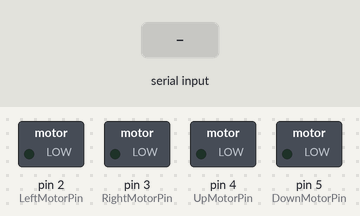
A sketch run on a simulated Arduino Uno, built with avr-gcc and run on an emulated ATmega328P. On the bench: switched loads named in the sketch (green lamp = pin HIGH). Inputs (shaded band) come from the test bench.

Above: at 1.2 s.
1.3 s: "a" received over Serial
At 1.6 s:
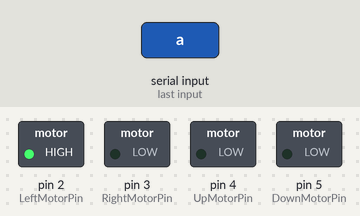
2.8 s: "s" received over Serial
At 4.0 s:
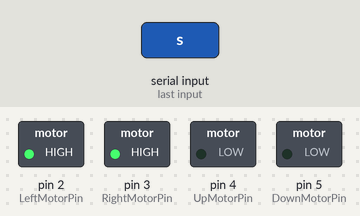
4.3 s: "w" received over Serial
At 5.1 s:
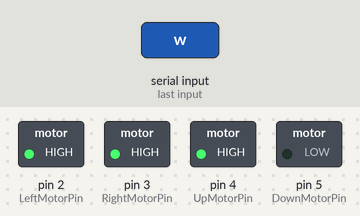
5.8 s: "z" received over Serial
At 6.3 s:
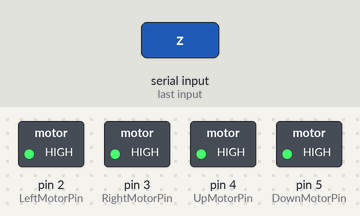
7.3 s: "a" received over Serial
At 8.5 s:
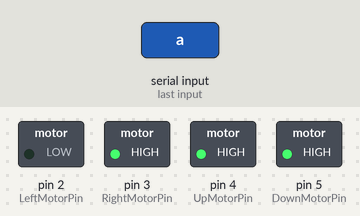
8.8 s: "1" received over Serial
At 9.8 s:
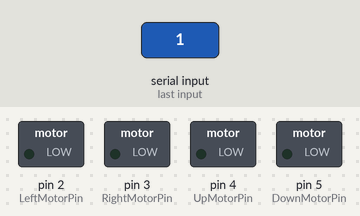
Timing chart, 0 to 11.3 s (numbered marks = the images above; inputs shaded):
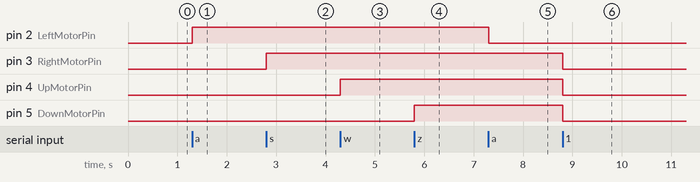

Measured:
- after the input at 1.3 s, pin 2 (LeftMotorPin): LOW → HIGH at once
- after the input at 2.8 s, pin 3 (RightMotorPin): LOW → HIGH at once
- after the input at 4.3 s, pin 4 (UpMotorPin): LOW → HIGH at once
- after the input at 5.8 s, pin 5 (DownMotorPin): LOW → HIGH at once
- after the input at 7.3 s, pin 2 (LeftMotorPin): HIGH → LOW at once
- after the input at 8.8 s, pin 3 (RightMotorPin), pin 4 (UpMotorPin), pin 5 (DownMotorPin): HIGH → LOW at once

The sketch:

sc_cnt_v01.ino
```cpp
/*
 Scanner Control
 Date: 04/16/2014

 This will read a key from the keyboard and echo it
 */

/*
  Switch statement  with serial input

 Demonstrates the use of a switch statement.  The switch
 statement allows you to choose from among a set of discrete values
 of a variable.  It's like a series of if statements.

 To see this sketch in action, open the Serial monitor and send any character.
 The characters a, b, c, d, and e, will turn on LEDs.  Any other character will turn
 the LEDs off.

 The circuit:
 * 5 LEDs attached to digital pins 2 through 6 through 220-ohm resistors

 created 1 Jul 2009
 by Tom Igoe

 */

// pin Assignment
const int LeftMotorPin=2;
const int RightMotorPin=3;
const int UpMotorPin=4;
const int DownMotorPin=5;


const int MotorPinList[]={
  LeftMotorPin,RightMotorPin,UpMotorPin,DownMotorPin};

// States of motors initially
int LeftMotorState=LOW;
int RightMotorState=LOW;
int UpMotorState=LOW;
int DownMotorState=LOW;


void setup() {
  // initialize serial communication:
  Serial.begin(9600);
  // initialize the LED pins:
  for (int motorIndex = 0; motorIndex <4 ; motorIndex++) {
    pinMode(MotorPinList[motorIndex], OUTPUT);
  }
  // turn all the Motors off intially:
  for (int motorIndex = 0; motorIndex <4 ; motorIndex++) {
    digitalWrite(MotorPinList[motorIndex], LOW);
  }
}

void loop() {
  // read the sensor:
  if (Serial.available() > 0) {
    int inByte = Serial.read();
    // do something different depending on the character received.
    // The switch statement expects single number values for each case;
    // in this exmaple, though, you're using single quotes to tell
    // the controller to get the ASCII value for the character.  For
    // example 'a' = 97, 'b' = 98, and so forth:

    switch (inByte) {
    case 'a':
      //toggle left motor
      LeftMotorState=!LeftMotorState;
      digitalWrite(LeftMotorPin, LeftMotorState);
      //Serial.println(inByte);
      //Serial.println(LeftMotorState);
      break;
    case 's':
      //toggle right motor
      RightMotorState=!RightMotorState;
      digitalWrite(RightMotorPin, RightMotorState);
      break;
    case 'w':
      //toggle up motor
      UpMotorState=!UpMotorState;
      digitalWrite(UpMotorPin, UpMotorState);
      break;
    case 'z':
      //toggle down motor
      DownMotorState=!DownMotorState;
      digitalWrite(DownMotorPin, DownMotorState);
      break;


    default:
      // turn all the Motors off:
      for (int motorIndex = 0; motorIndex <4 ; motorIndex++) {
        digitalWrite(MotorPinList[motorIndex], LOW);
      }
    }
  }
}
```
